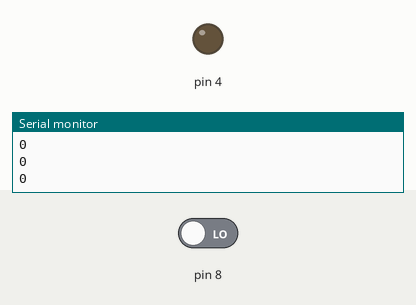
Recording of a sketch running on a simulated Arduino Uno, built with avr-gcc and run on an emulated ATmega328P. On the bench: output pins drawn as LEDs (lit = HIGH), the last lines printed to the serial monitor. The inputs (shaded band) are chosen by the test bench; at power-on: pin 8 LOW.

Above: at 1.2 s.
1.3 s: pin 8 driven HIGH
At 1.9 s:
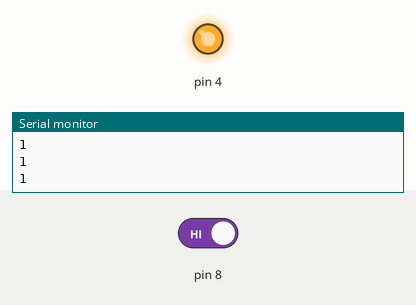
Timing chart, 0 to 4.3 s (numbered marks = the images above; inputs shaded):
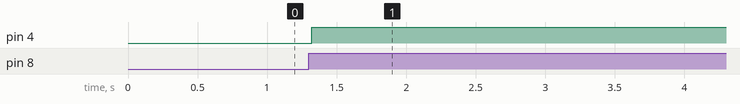

The sketch:

Led_con_Boton.ino
```cpp
// C++ code
//

int estado = 0;
int estadoAnterior = 0;
int encendido = 0;

void setup()
{
  pinMode(4, OUTPUT);
  pinMode(8,INPUT);
  Serial.begin(9600);
  Serial.println ("empezó");
}

void loop()
{
  estado = digitalRead(8);
  Serial.println (estado);
  if ((estado == HIGH) && (estadoAnterior == LOW)){
    encendido = 1-encendido;
    delay(20);
  }

  estadoAnterior = estado;

  if (encendido == 1) {
   digitalWrite(4, HIGH);
   delay(100);
  }
  else{
    digitalWrite(4, LOW);
    delay(100);
  }

}
```

Measured:
- after the input at 1.3 s, pin 4: LOW → HIGH at once
